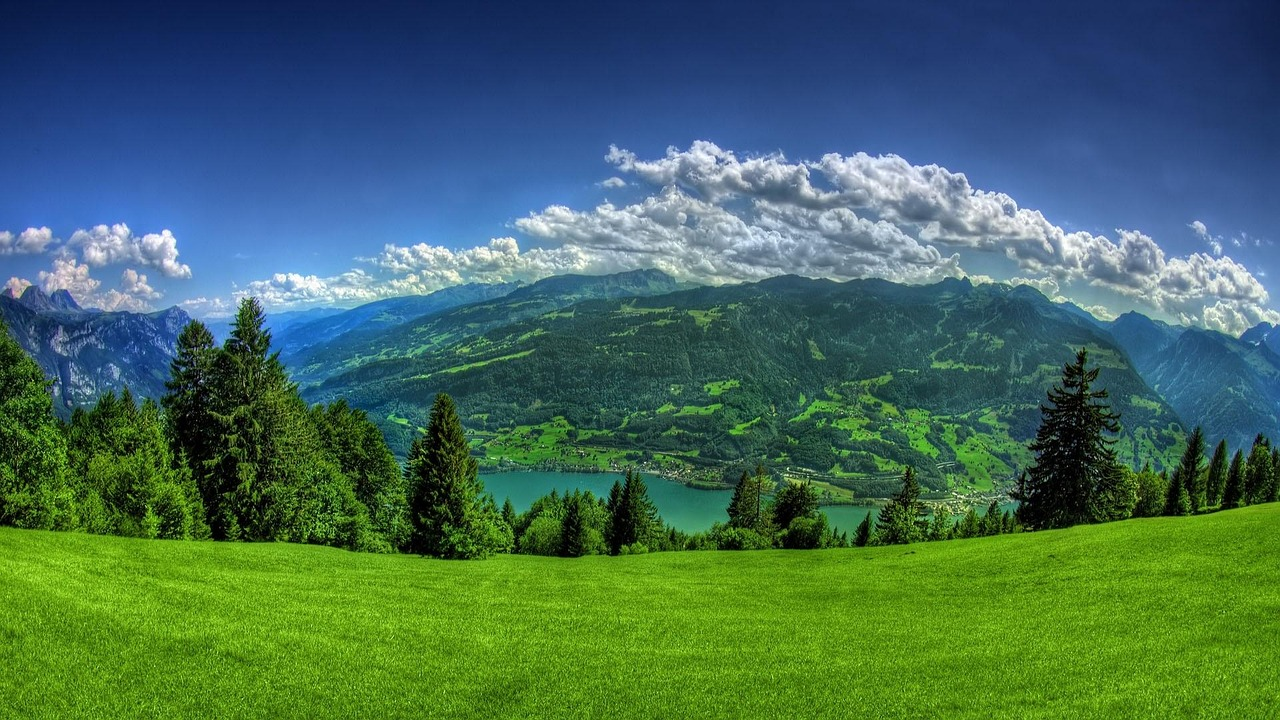
%> input picture aula3/img1.jpg, 1280 x 720 px
$ octave --eval "result = alterar_saturacao('img1.jpg');"   (GNU Octave 9; MATLAB toolbox functions it lacks are replaced by stand-ins)
%> lines starting %> are read from the running program, lines starting %| are printed output that depends on the picture
function [img_max, img_min] = alterar_saturacao(nome_imagem)
%> called with nome_imagem = 'img1.jpg'

img = imread(nome_imagem);
%> img is the input picture: size 720x1280x3 uint8; mean R, G, B 68, 106.7, 89
img = im2double(img);
%> img: size 720x1280x3 double

hsi = rgb2hsv(img);
%> hsi: size 720x1280x3 double; mean H, S, V 0.443, 0.658, 0.507

H = hsi(:,:,1);
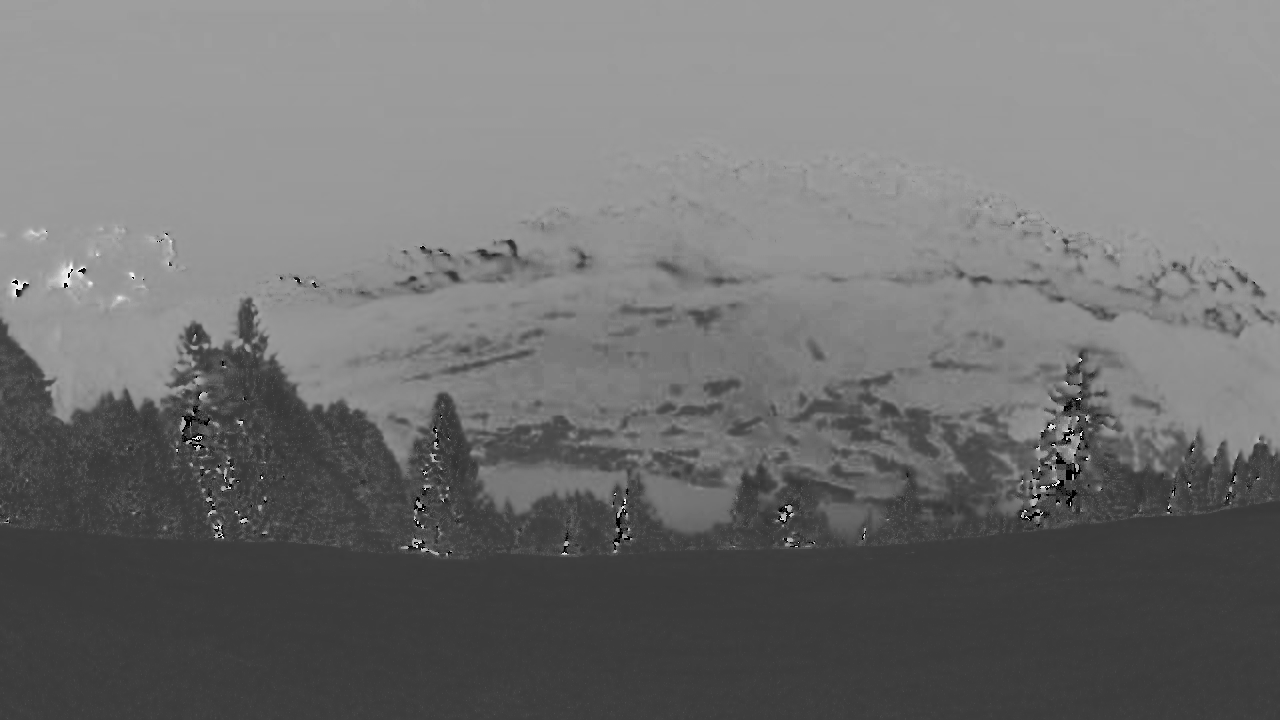
%> H: size 720x1280 double; min 0, max 0.992, mean 0.443
S = hsi(:,:,2);
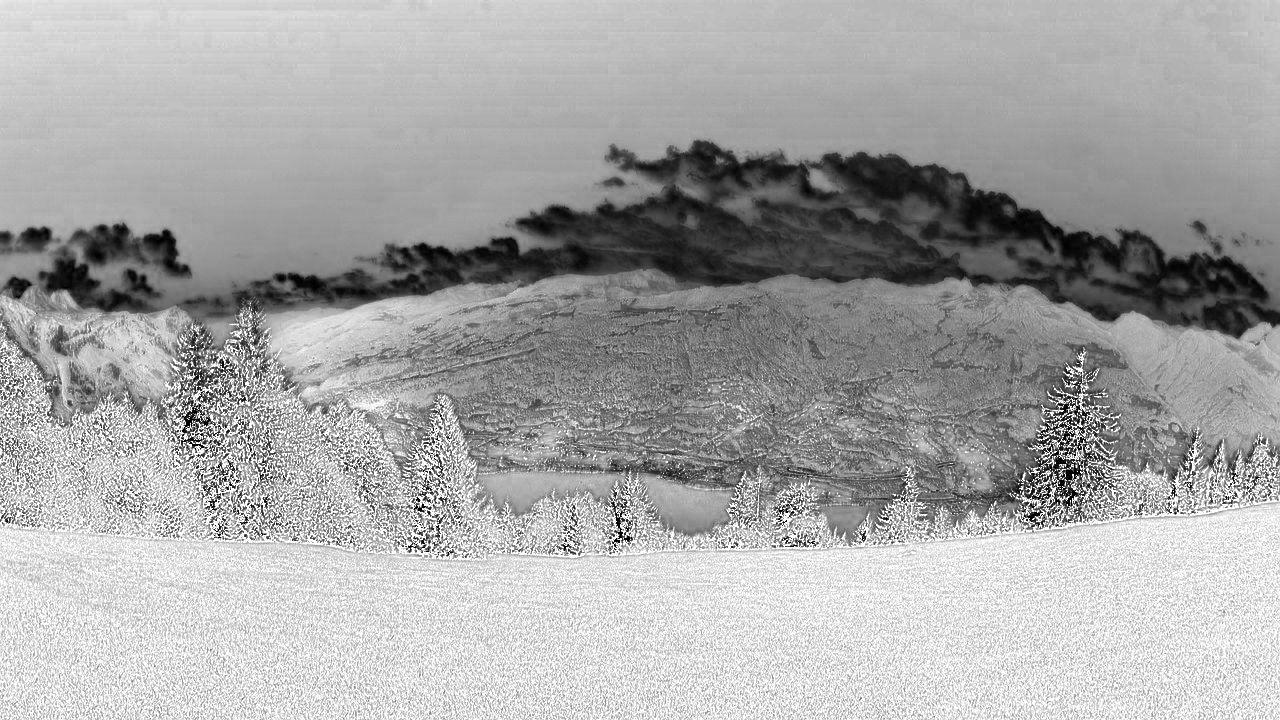
%> S: size 720x1280 double; min 0, max 1, mean 0.658
I = hsi(:,:,3);
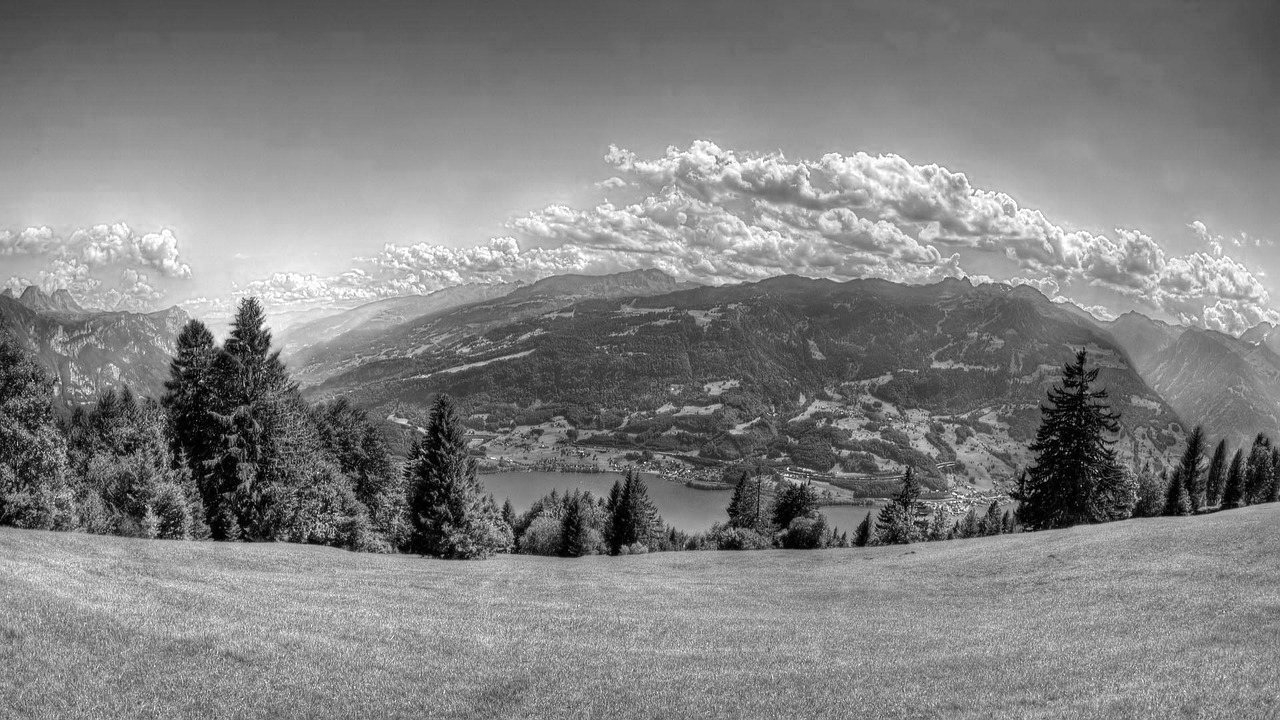
%> I: size 720x1280 double; min 0, max 1, mean 0.507

S_max = ones(size(S));
S_min = zeros(size(S));

hsi_max = cat(3, H, S_max, I);
%> hsi_max: size 720x1280x3 double; mean H, S, V 0.443, 1, 0.507
img_max = hsv2rgb(hsi_max);
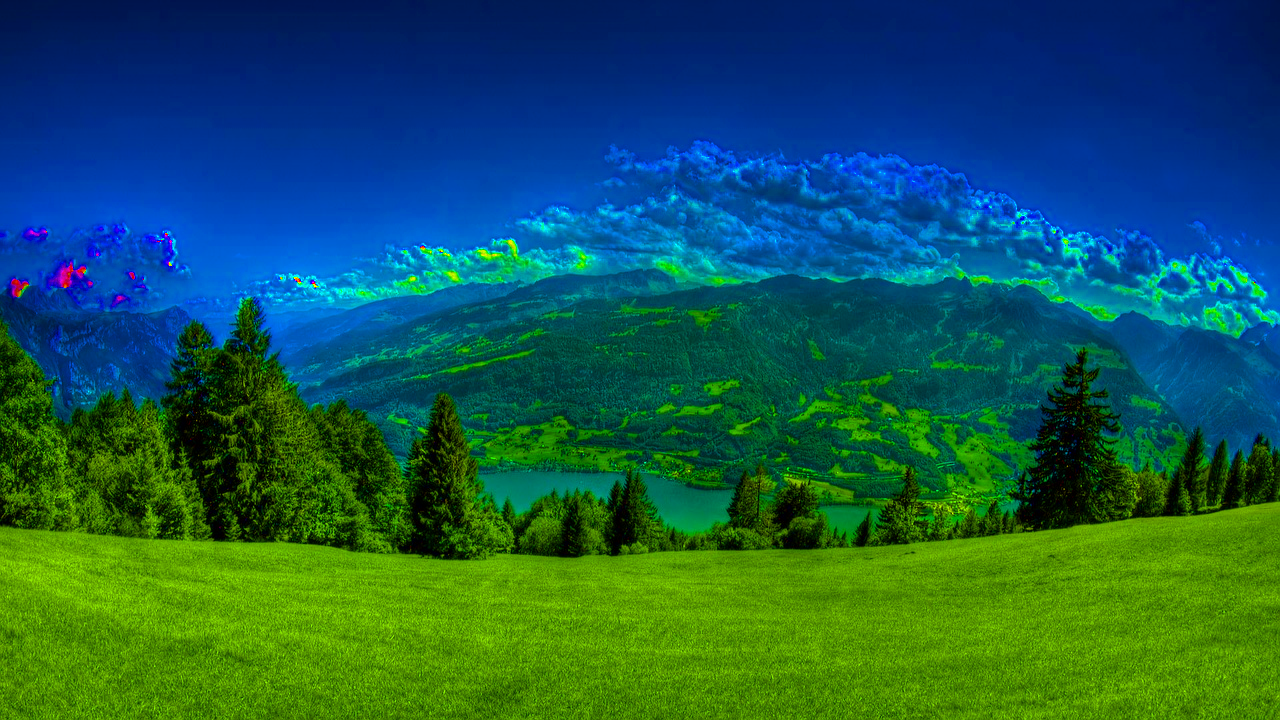
%> img_max: size 720x1280x3 double; mean R, G, B 0.099, 0.354, 0.305

hsi_min = cat(3, H, S_min, I);
%> hsi_min: size 720x1280x3 double; mean H, S, V 0.443, 0, 0.507
img_min = hsv2rgb(hsi_min);

figure

subplot(1,3,1)
imshow(img)
title('Original')

subplot(1,3,2)
imshow(img_max)
title('Saturacao maxima')

subplot(1,3,3)
imshow(img_min)
title('Saturacao minima')

end
